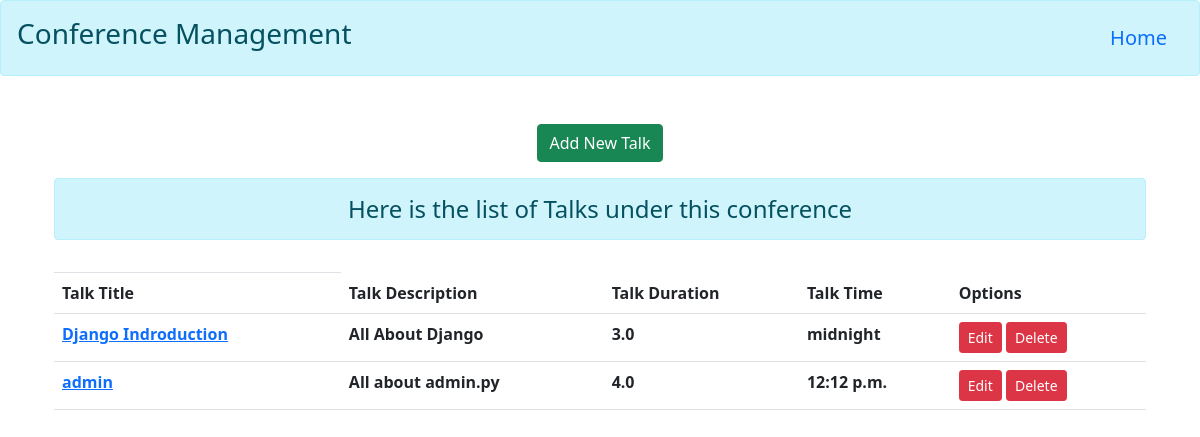
Page /Django/talks/ on the earlier database version.
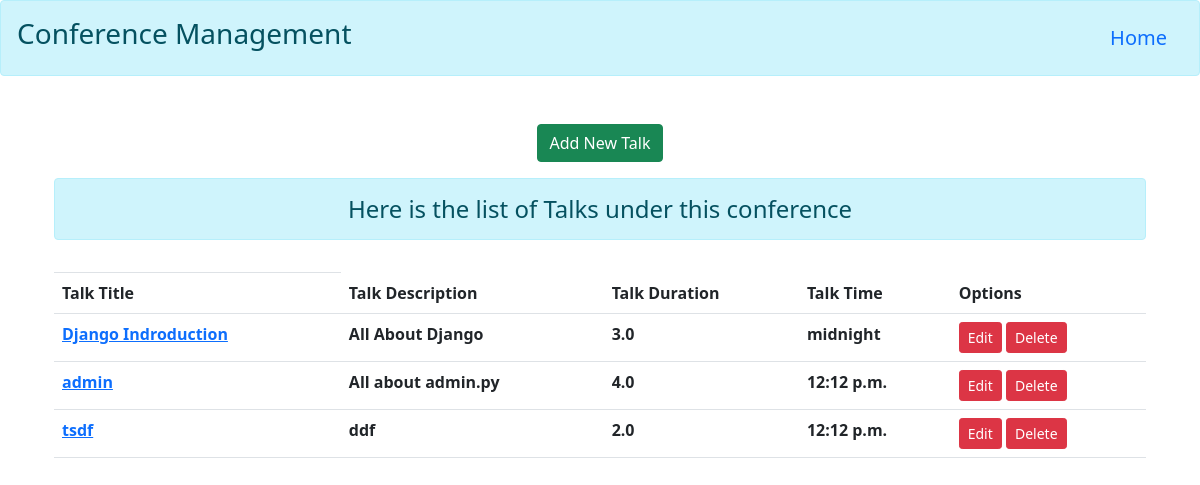
Same page on the later database version.
### myapp/models.py (models this page shows)
class TalkModel(models.Model):
    talk_conference_title  = models.ForeignKey(ConferenceModel,on_delete=models.CASCADE)
    talk_title = models.TextField(null=False,primary_key=True)
    talk_description =  models.CharField(max_length=100,null=False)
    talk_duration = models.DecimalField(max_digits=2,decimal_places=1)
    talk_time = models.TimeField(null=True)

### myapp/views.py (the view)
# urls.py: path('<str:id>/talks/',views.talkView,name='talks'),
def talkView(request,id):
    initial = {'talk_conference_title':id}
    if request.method == 'POST':
        talkviewform = TalkForm(request.POST)
        if talkviewform.is_valid():
            talkviewform.save()
    else:
        talkviewform=TalkForm(initial=initial)
    talk = ConferenceModel.objects.get(pk=id)
    conferencetalks = talk.talkmodel_set.all()
    return render(request,'myapp/talks.html',{'talkviewform':talkviewform,'conferencetalks':conferencetalks})

### myapp/forms.py
class TalkForm(forms.ModelForm):
    class Meta:
        model = TalkModel
        fields = ['talk_conference_title','talk_title','talk_description','talk_duration','talk_time']
        widgets = {
            'talk_conference_title' : forms.HiddenInput,
            'talk_title' : forms.TextInput(attrs={'class':'form-control '}),
            'talk_description' : forms.TextInput(attrs={'class':'form-control '}),
            'talk_duration' : forms.TextInput(attrs={'class':'form-control '}),
            'talk_time' : forms.TextInput(attrs={'class':'form-control','placeholder':'HH:MM:SS'}),
        }

### myapp/templates/myapp/talks.html (shortened to what this page needs)
{% extends 'myapp/base.html' %}
{% block content %}
<div class="text-center">
    <button class="btn btn-success col" type="button" data-bs-toggle="offcanvas" data-bs-target="#offcanvasRight" aria-controls="offcanvasRight">Add New Talk</button>
</div>
<div class="container mt-3">
    <h4 class="alert alert-info text-center">
        Here is the list of Talks under this conference
    </h4>
    <table class="table table-hover">
        <th class="thead-dark">
            <tr>
                <th scope="col">Talk Title</th>
                <th scope="col">Talk Description</th>
                <th scope="col">Talk Duration </th>
                <th scope="col">Talk Time</th>
                <th scope="col">Options</th>
            </tr>
        </th>
            {% for talkss in conferencetalks %}
            <tr>
                <th scope="col"><a href="{% url 'members' talkss.talk_title %}">{{talkss.talk_title}}</a></th>
                <th scope="col">{{talkss.talk_description}}</th>
                <th scope="col">{{talkss.talk_duration}}</th>
                <th scope="col">{{talkss.talk_time}}</th>
            <td>
                <a href="{% url 'talkedit' talkss.talk_title %}" class="btn btn-danger btn-sm">Edit</a>
                <form action="{% url 'talkdelete' talkss.talk_title %}" method="POST" class="d-inline">
                    <input type="submit" value="Delete" class="btn btn-danger btn-sm">
                </form>
            </td>
        </tr>
            {% endfor %}
    </table>
</div>
{% endblock content %}

Differences in the rows shown:
added TalkModel: talk_title "tsdf", talk_description "ddf", talk_duration "2.0", talk_time "12:12 p.m."
